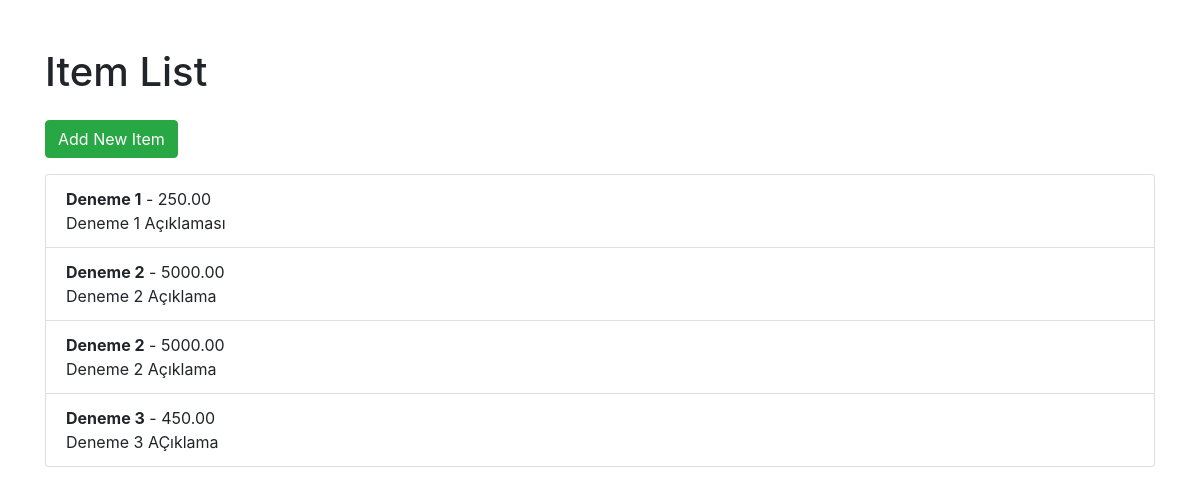
Before: / with the older database file.
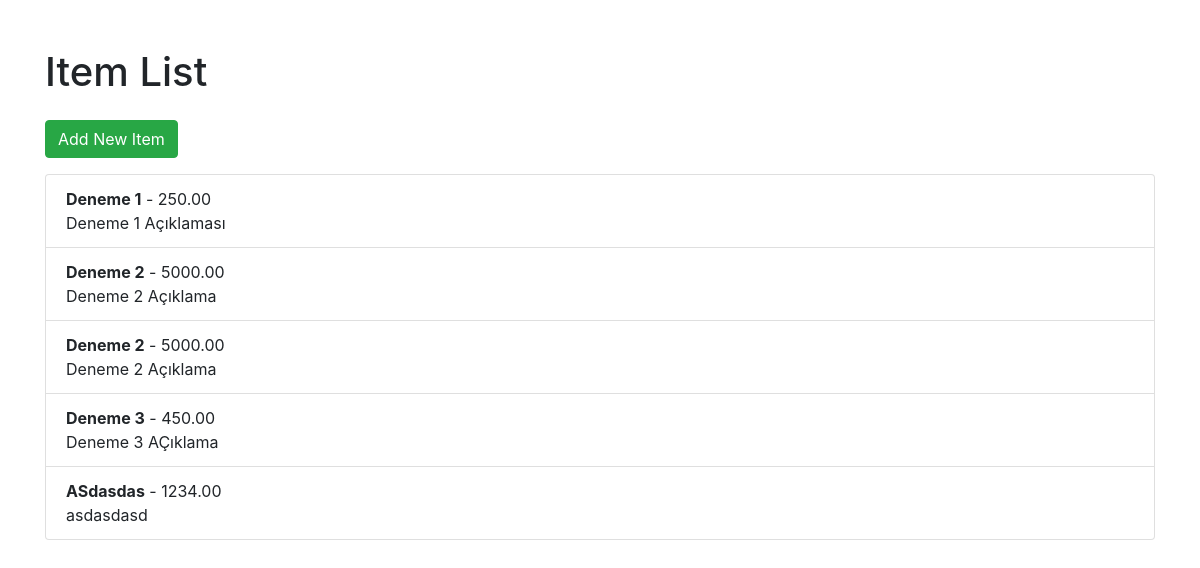
After: the same page with the newer database file.
### main/models.py (models this page shows, shortened)
class Item(models.Model):
    name = models.CharField(max_length=100)
    description = models.TextField(blank=True)
    price = models.DecimalField(max_digits=10, decimal_places=2)
    created_at = models.DateTimeField(auto_now_add=True)

### main/views.py (the view)
# urls.py: path('', item_list, name='item_list'),
def item_list(request):
    items = Item.objects.all()
    return render(request, 'item_list.html', {'items': items})

### main/templates/item_list.html (shortened to what this page needs)
<!DOCTYPE html>
<html lang="en">
<head>
    <link rel="stylesheet" href="https://stackpath.bootstrapcdn.com/bootstrap/4.5.2/css/bootstrap.min.css">
</head>
<body>
    <div class="container mt-5">
        <h1 class="mb-4">Item List</h1>
        <a href="{% url 'add_item' %}" class="btn btn-success mb-3">Add New Item</a>
        <ul class="list-group">
            {% for item in items %}
                <li class="list-group-item">
                    <strong>{{ item.name }}</strong> - {{ item.price }} <br>
                    {{ item.description }}
                </li>
            {% endfor %}
        </ul>
    </div>
</body>
</html>

Changed rows visible on the page:
added Item: name "ASdasdas", price "1234.00", description "asdasdasd"
